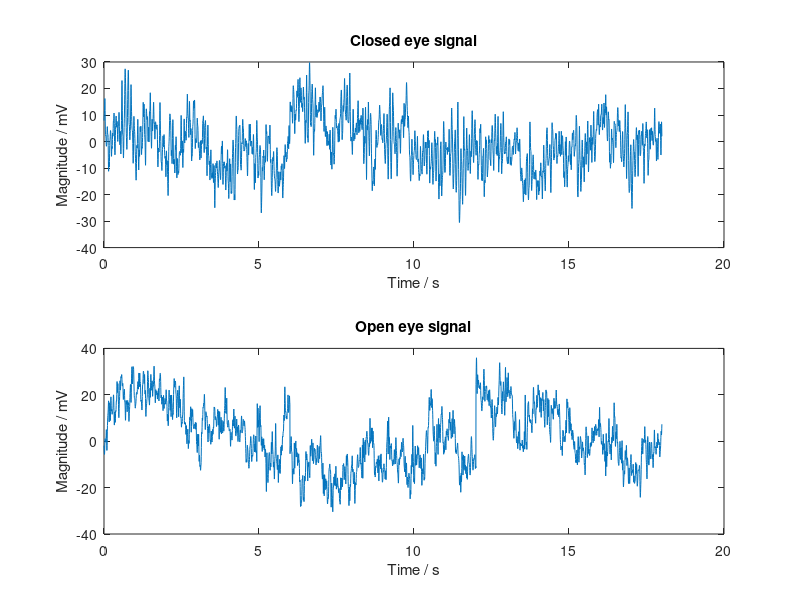
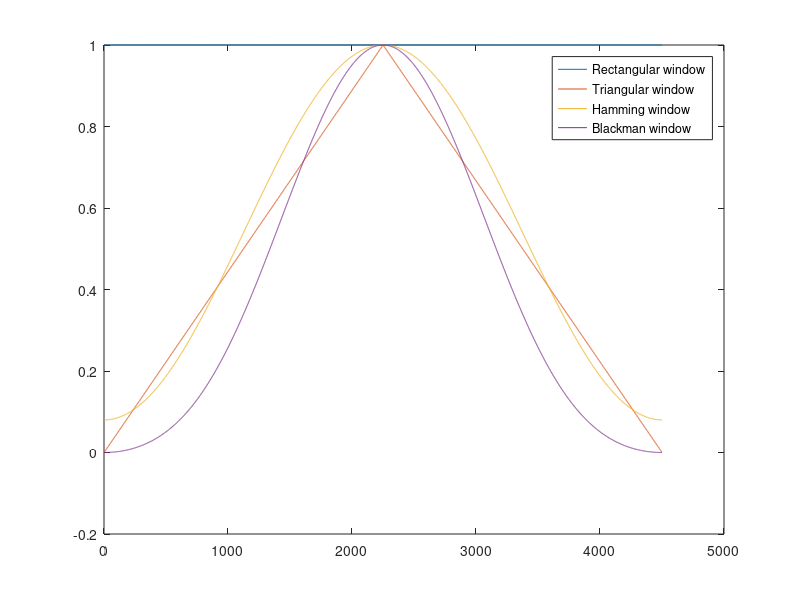
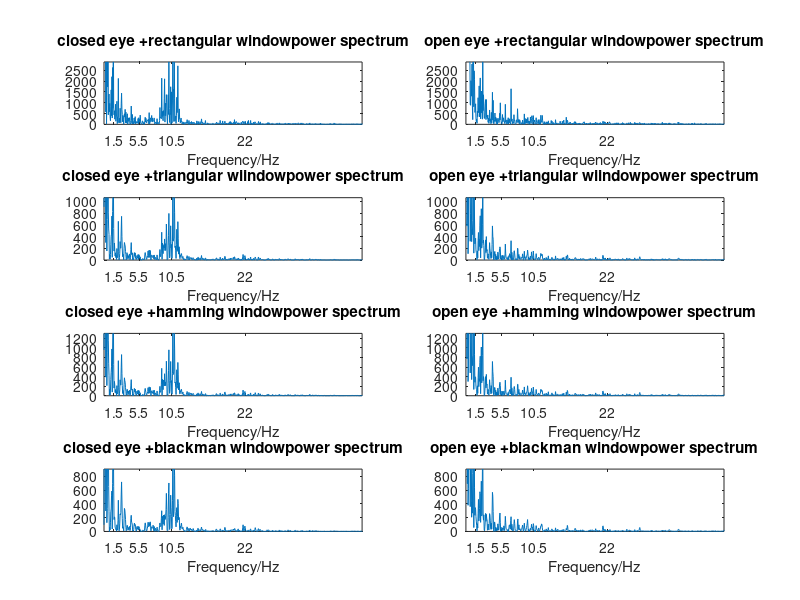

MATLAB code for these plots, in order: (Note: this script raises an error after producing the figures.)
close=load('eegclose');
open=load('eegopen');
close=close.eegclose(:,2);
open=open.eegopen(:,1);
n=length(close);
fs=250;
x=(0:n-1)'/fs;
figure(1)
subplot(2,1,1)
plot(x,close);
xlabel('Time / s');ylabel('Magnitude / mV');title('Closed eye signal')
subplot(2,1,2)
plot(x,open);
xlabel('Time / s');ylabel('Magnitude / mV');title('Open eye signal')
%build window_func
win=cell(1,4);
rect=boxcar(n);win{1,1}=rect;
trian=triang(n);win{1,2}=trian;
hamm=hamming(n);win{1,3}=hamm;
bman=blackman(n);win{1,4}=bman;
figure(2)
plot(1:n,rect);hold on
plot(1:n,trian);hold on
plot(1:n,hamm);hold on
plot(1:n,bman);
legend('Rectangular window','Triangular window','Hamming window','Blackman window')

close_w=cell(1,4);
open_w=cell(1,4);
for i = 1:length(win)
    close_w{1,i}=abs(fft(close.*win{1,i})).^2/n;
    [pks1,locs1]=findpeaks(close_w{1,i});
    open_w{1,i}=abs(fft(open.*win{1,i})).^2/n;
    [pks2,locs2]=findpeaks(open_w{1,i});
end
freq=(0:n/2-1)/n *fs;
 
figure(3)
names={'rectangular window','triangular wiindow','hamming window','blackman window'};
locate_mid=[1.5,5.5,10.5,22];
loc={[1,3] [4,7] [8,13] [14,30]};
for i = 1:4
    subplot(4,2,2*i-1)
    plot(freq,close_w{1,i}(1:n/2))
    xlabel('Frequency/Hz')
    title(['closed eye +',names{1,i},'power spectrum']);
    axis([0 40 0 max(close_w{1,i})/10])
    set(gca,'XTickmode','manual','Xtick',locate_mid)
    subplot(4,2,2*i)
    plot(freq,open_w{1,i}(1:n/2))
    xlabel('Frequency/Hz')
    title(['open eye +',names{1,i},'power spectrum']);
    axis([0 40 0 max(close_w{1,i})/10])
    set(gca,'XTickmode','manual','Xtick',locate_mid)

end
peaks_c=zeros(4,4);
peaks_o=zeros(4,4); 
locate = cell(1,4);
for j=1:4
    for i = 1:4
        locate{1,i}= find((freq>loc{1,i}(1))&(freq<loc{1,i}(2)));
        peaks_c(j,i)=max(findpeaks(close_w{1,j}(locate{1,i})));
        peaks_o(j,i)=max(findpeaks(open_w{1,j}(locate{1,i})));
    end
end
f = figure('Position',[440 500 461 146]);
%Create the column and row names in cell arrays
cnames = {'Delta(1-3Hz)','Theta(4-7Hz)','Alpha(8-13Hz)','Beta(14-30Hz)'};
%Create the uitable
t1 = uitable(f,'Data',peaks_c,'ColumnName',cnames,'RowName',names);
%Set width and height
t1.Position(3)=t1.Extent(3);
t1.Position(4)=t1.Extent(4);

f=figure('Position',[440 500 461 146]);
%Create the column and row names in cell arrays
cnames={'Delta(1-3Hz)','Theta(4-7Hz)','Alpha(8-13Hz)','Beta(14-30Hz)'};
%Create the uitable
t2 = uitable(f,'Data',peaks_o,'ColumnName',cnames,'RowName',names);
t2.Position(3)=t2.Extent(3);
t2.Position(4)=t2.Extent(4);

D=t2-t1;
